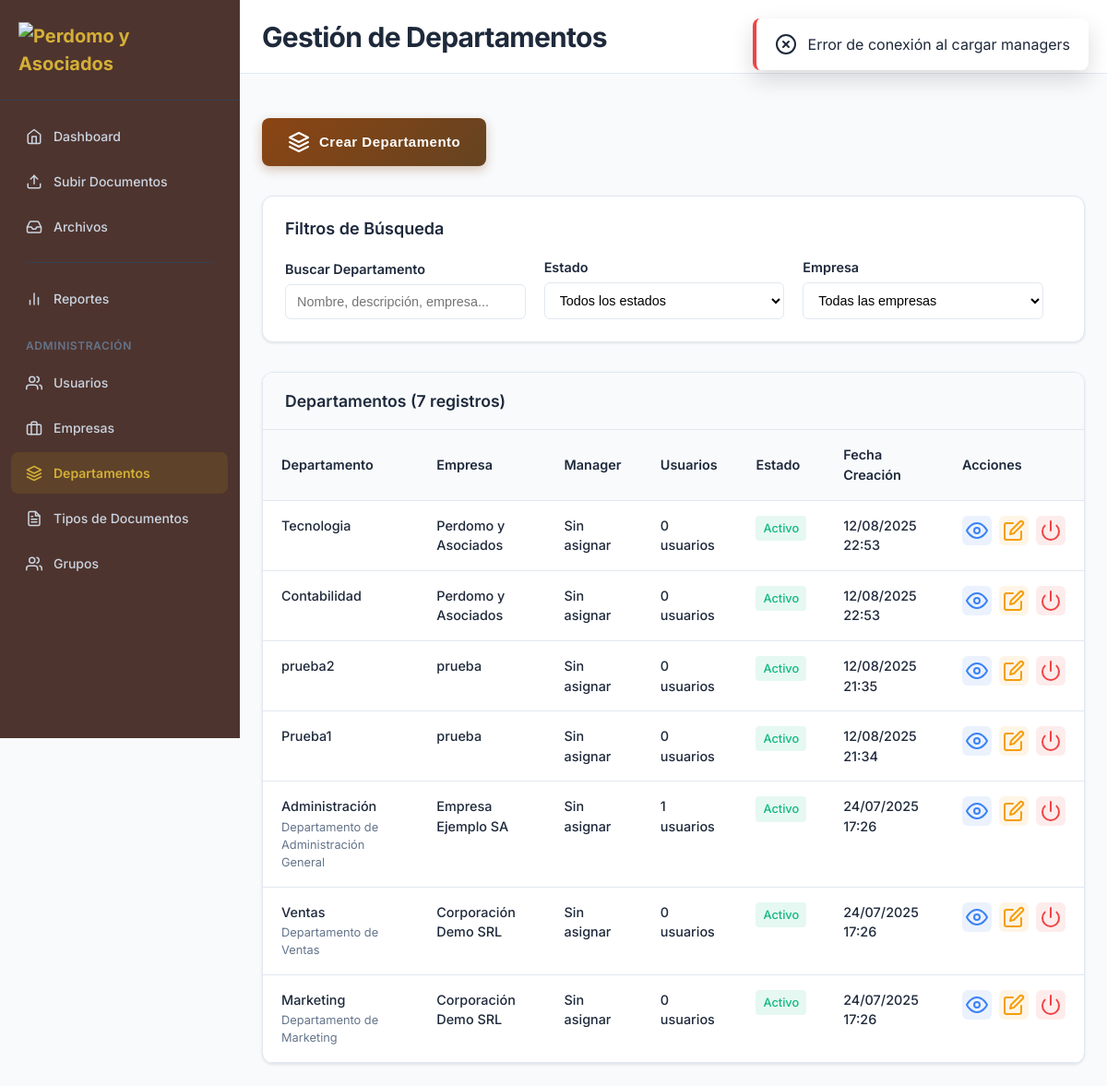
Page /modules/departments/index.php (signed in) on the committed database.
### tables this page shows
CREATE TABLE `departments` (
  `id` int(11) NOT NULL,
  `company_id` int(11) DEFAULT NULL,
  `manager_id` int(11) DEFAULT NULL,
  `name` varchar(255) NOT NULL,
  `description` text DEFAULT NULL,
  `parent_id` int(11) DEFAULT NULL,
  `status` enum('active','inactive') DEFAULT 'active',
  `created_at` timestamp NOT NULL DEFAULT current_timestamp(),
  `updated_at` timestamp NOT NULL DEFAULT current_timestamp() ON UPDATE current_timestamp()
);

CREATE TABLE `companies` (
  `id` int(11) NOT NULL,
  `name` varchar(255) NOT NULL,
  `description` text DEFAULT NULL,
  `ruc` varchar(20) DEFAULT NULL,
  `address` text DEFAULT NULL,
  `phone` varchar(20) DEFAULT NULL,
  `email` varchar(100) DEFAULT NULL,
  `contact_person` varchar(100) DEFAULT NULL,
  `status` enum('active','inactive') DEFAULT 'active',
  `created_at` timestamp NOT NULL DEFAULT current_timestamp(),
  `updated_at` timestamp NOT NULL DEFAULT current_timestamp() ON UPDATE current_timestamp()
);

### config/database.php (called while the page is built, shortened)
<?php
class Database {
    private $host = 'localhost';
    private $db_name = 'dms2';
    private $username = 'root';
    private $password = '';
    public function getConnection() {
        $this->conn = null;
        try {
            $dsn = "mysql:host=" . $this->host . ";dbname=" . $this->db_name . ";charset=utf8mb4";
            $options = [
                PDO::ATTR_ERRMODE => PDO::ERRMODE_EXCEPTION,
                PDO::ATTR_DEFAULT_FETCH_MODE => PDO::FETCH_ASSOC,
                PDO::ATTR_EMULATE_PREPARES => false,
                PDO::MYSQL_ATTR_INIT_COMMAND => "SET NAMES utf8mb4"
            ];
            $this->conn = new PDO($dsn, $this->username, $this->password, $options);
        } catch(PDOException $exception) {
            error_log("Error de conexión a la base de datos: " . $exception->getMessage());
            throw new Exception("Error de conexión a la base de datos");
        }
        return $this->conn;
    }
}
function getDbConnection() {
    return $GLOBALS['database']->getConnection();
}
function executeQuery($query, $params = []) {
    try {
        $conn = getDbConnection();
        $stmt = $conn->prepare($query);
        $stmt->execute($params);
        return $stmt;
    } catch(PDOException $e) {
        error_log("Error en query: " . $e->getMessage() . " | Query: " . $query);
        return false;
    }
}
function fetchOne($query, $params = []) {
    try {
        $stmt = executeQuery($query, $params);
        if ($stmt) {
            return $stmt->fetch(PDO::FETCH_ASSOC);
        }
    } catch(Exception $e) {
        error_log("Error en fetchOne: " . $e->getMessage());
    }
    return false;
}
?>

### modules/departments/index.php (the view, shortened to what this page needs)
<?php
require_once '../../config/database.php';
if (!function_exists('getFullName')) {
    function getFullName() {
        $user = SessionManager::getCurrentUser();
        return trim(($user['first_name'] ?? '') . ' ' . ($user['last_name'] ?? ''));
    }
}
$itemsPerPage = 10;
$currentPage = isset($_GET['page']) ? max(1, intval($_GET['page'])) : 1;
$offset = ($currentPage - 1) * $itemsPerPage;
$filters = [
    'search' => trim($_GET['search'] ?? ''),
    'status' => $_GET['status'] ?? '',
    'company_id' => $_GET['company_id'] ?? ''
];
$whereConditions = [];
$params = [];
$whereClause = !empty($whereConditions) ? 'WHERE ' . implode(' AND ', $whereConditions) : '';
$countQuery = "SELECT COUNT(DISTINCT d.id) as total
               FROM departments d
               LEFT JOIN companies c ON d.company_id = c.id
               LEFT JOIN users u ON d.manager_id = u.id
               $whereClause";
try {
    $totalItems = fetchOne($countQuery, $params)['total'];
    $query = "SELECT d.*,
                     c.name as company_name,
                     CONCAT(u.first_name, ' ', u.last_name) as manager_name,
                     u.email as manager_email,
                     (SELECT COUNT(*) FROM users WHERE department_id = d.id AND status = 'active') as total_users
              FROM departments d
              LEFT JOIN companies c ON d.company_id = c.id
              LEFT JOIN users u ON d.manager_id = u.id
              $whereClause
              ORDER BY d.created_at DESC
              LIMIT :limit OFFSET :offset";
    $params['limit'] = $itemsPerPage;
    $params['offset'] = $offset;
    $database = new Database();
    $pdo = $database->getConnection();
    $stmt = $pdo->prepare($query);
    foreach ($params as $key => $value) {
        if ($key === 'limit' || $key === 'offset') {
            $stmt->bindValue(':' . $key, (int)$value, PDO::PARAM_INT);
        } else {
            $stmt->bindValue(':' . $key, $value);
        }
    }
    $stmt->execute();
    $departments = $stmt->fetchAll(PDO::FETCH_ASSOC);
} catch (Exception $e) {
    $departments = [];
    $totalItems = 0;
    $totalPages = 1;
    $error = "Error al cargar departamentos: " . $e->getMessage();
}
function getStatusBadgeClass($status)
{
    return $status === 'active' ? 'status-active' : 'status-inactive';
}
function formatDate($date)
{
    return date('d/m/Y H:i', strtotime($date));
}
?>
<!DOCTYPE html>
<html lang="es">
<head>
    <link rel="stylesheet" href="../../assets/css/main.css">
    <link rel="stylesheet" href="../../assets/css/dashboard.css">
    <link rel="stylesheet" href="../../assets/css/sidebar.css">
    <link rel="stylesheet" href="../../assets/css/departments.css">
    <link rel="stylesheet" href="../../assets/css/modal.css">
</head>
<body class="dashboard-layout">
    <?php include '../../includes/sidebar.php'; ?>
    <main class="main-content">
        <header class="content-header">
            <div class="header-left">
                <h1>Gestión de Departamentos</h1>
            </div>
            <div class="header-right">
                <div class="header-info">
                    <div class="user-name-header"><?php echo htmlspecialchars(getFullName()); ?></div>
                    <div class="current-time" id="currentTime"></div>
                </div>
                <div class="header-actions">
                    <button class="btn-icon" onclick="showComingSoon('Configuración')">
                    </button>
                    <a href="../../logout.php" class="btn-icon logout-btn" onclick="return confirm('¿Está seguro que desea cerrar sesión?')">
                    </a>
                </div>
            </div>
        </header>
        <div class="container">
            <div class="create-button-section">
                <button class="btn btn-primary btn-create-departament" onclick="openCreateDepartmentModal()">
                    <i data-feather="layers"></i>
                    <span>Crear Departamento</span>
                </button>
            </div>
            <div class="filters-card">
                <h3>Filtros de Búsqueda</h3>
                <form method="GET" class="filters-form" id="filtersForm">
                    <div class="filters-grid">
                        <div class="filter-group">
                            <label for="search">Buscar Departamento</label>
                            <input type="text"
                                id="search"
                                name="search"
                                placeholder="Nombre, descripción, empresa..."
                                value="<?php echo htmlspecialchars($filters['search']); ?>"
                                onkeyup="handleFilterChange()">
                        </div>
                        <div class="filter-group">
                            <label for="status">Estado</label>
                            <select id="status" name="status" onchange="handleFilterChange()">
                                <option value="">Todos los estados</option>
                            </select>
                        </div>
                        <div class="filter-group">
                            <label for="company_id">Empresa</label>
                            <select id="company_id" name="company_id" onchange="handleFilterChange()">
                                <option value="">Todas las empresas</option>
                            </select>
                        </div>
                    </div>
                </form>
            </div>
            <div class="table-section">
                <div class="table-header">
                    <h3>Departamentos (<?php echo $totalItems; ?> registros)</h3>
                </div>
                <div class="table-container">
                    <table class="data-table">
                        <thead>
                            <tr>
                                <th>Departamento</th>
                                <th>Empresa</th>
                                <th>Manager</th>
                                <th>Usuarios</th>
                                <th>Estado</th>
                                <th>Fecha Creación</th>
                                <th class="actions-header">Acciones</th>
                            </tr>
                        </thead>
                        <tbody>
                            <?php if (empty($departments)): ?>
                                <tr>
                                    <td colspan="7" class="no-data">
                                        <i data-feather="building"></i>
                                        <p>No se encontraron departamentos</p>
                                        <button class="btn btn-primary" onclick="openCreateDepartmentModal()">
                                            <i data-feather="plus"></i>
                                            Crear primer departamento
                                        </button>
                                    </td>
                                </tr>
                            <?php else: ?>
                                <?php foreach ($departments as $department): ?>
                                    <tr>
                                        <td>
                                            <div class="cell-content">
                                                <div class="primary-text"><?php echo htmlspecialchars($department['name']); ?></div>
                                                <?php if (!empty($department['description'])): ?>
                                                    <div class="secondary-text"><?php echo htmlspecialchars($department['description']); ?></div>
                                                <?php endif; ?>
                                            </div>
                                        </td>
                                        <td>
                                            <div class="cell-content">
                                                <div class="primary-text"><?php echo htmlspecialchars($department['company_name'] ?? 'Sin empresa'); ?></div>
                                            </div>
                                        </td>
                                        <td>
                                            <div class="cell-content">
                                                <div class="primary-text"><?php echo htmlspecialchars($department['manager_name'] ?? 'Sin asignar'); ?></div>
                                            </div>
                                        </td>
                                        <td>
                                            <div class="cell-content">
                                                <div class="primary-text"><?php echo $department['total_users']; ?> usuarios</div>
                                            </div>
                                        </td>
                                        <td>
                                            <span class="status-badge <?php echo getStatusBadgeClass($department['status']); ?>">
                                                <?php echo $department['status'] === 'active' ? 'Activo' : 'Inactivo'; ?>
                                            </span>
                                        </td>
                                        <td>
                                            <div class="cell-content">
                                                <div class="primary-text"><?php echo formatDate($department['created_at']); ?></div>
                                            </div>
                                        </td>
                                        <td class="actions-cell">
                                            <div class="action-buttons">
                                                <button class="btn-action view"
                                                    onclick="viewDepartmentDetails(<?php echo $department['id']; ?>)"
                                                    title="Ver detalles">
                                                    <i data-feather="eye"></i>
                                                </button>
                                                <button class="btn-action edit"
                                                    onclick="editDepartment(<?php echo $department['id']; ?>)"
                                                    title="Editar departamento">
                                                    <i data-feather="edit"></i>
                                                </button>
                                                <button class="btn-action delete"
                                                    onclick="toggleDepartmentStatus(<?php echo $department['id']; ?>, '<?php echo $department['status']; ?>')"
                                                    title="<?php echo $department['status'] === 'active' ? 'Desactivar' : 'Activar'; ?>">
                                                    <i data-feather="power"></i>
                                                </button>
                                            </div>
                                        </td>
                                    </tr>
                                <?php endforeach; ?>
                            <?php endif; ?>
                        </tbody>
                    </table>
                </div>
            </div>
        </div>
    </main>
</body>
</html>

### rows in the picture
departments: name "Tecnologia", company.name "Perdomo y Asociados", manager_name "Sin asignar", total_users "0", status "Activo", created_at "12/08/2025 22:53"
departments: name "Contabilidad", company.name "Perdomo y Asociados", manager_name "Sin asignar", total_users "0", status "Activo", created_at "12/08/2025 22:53"
departments: name "prueba2", company.name "prueba", manager_name "Sin asignar", total_users "0", status "Activo", created_at "12/08/2025 21:35"
departments: name "Prueba1", company.name "prueba", manager_name "Sin asignar", total_users "0", status "Activo", created_at "12/08/2025 21:34"
departments: name "Administración", description "Departamento de Administración General", company.name "Empresa Ejemplo SA", manager_name "Sin asignar", total_users "1", status "Activo", created_at "24/07/2025 17:26"
departments: name "Ventas", description "Departamento de Ventas", company.name "Corporación Demo SRL", manager_name "Sin asignar", total_users "0", status "Activo", created_at "24/07/2025 17:26"
departments: name "Marketing", description "Departamento de Marketing", company.name "Corporación Demo SRL", manager_name "Sin asignar", total_users "0", status "Activo", created_at "24/07/2025 17:26"

### other values in the picture
$totalItems "7"
